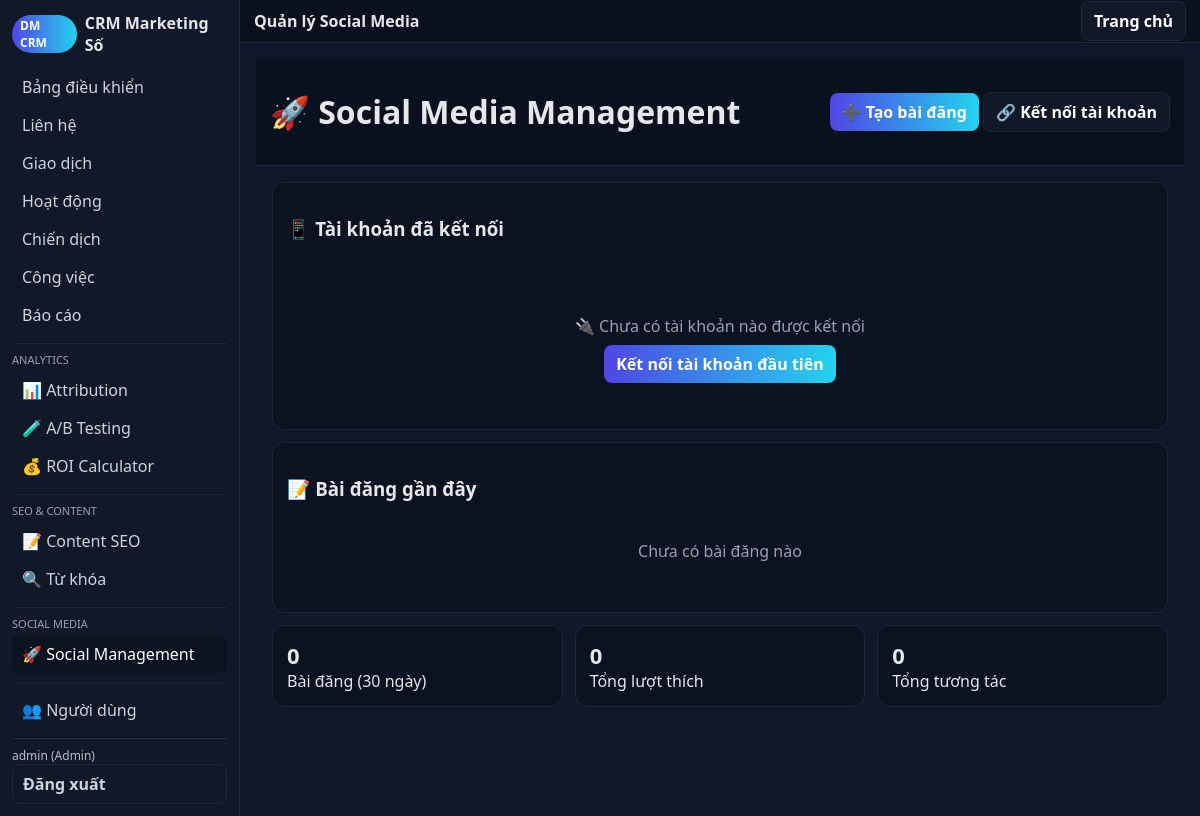
The page /src/index.php?action=social_media (signed in) on the database as committed earlier.
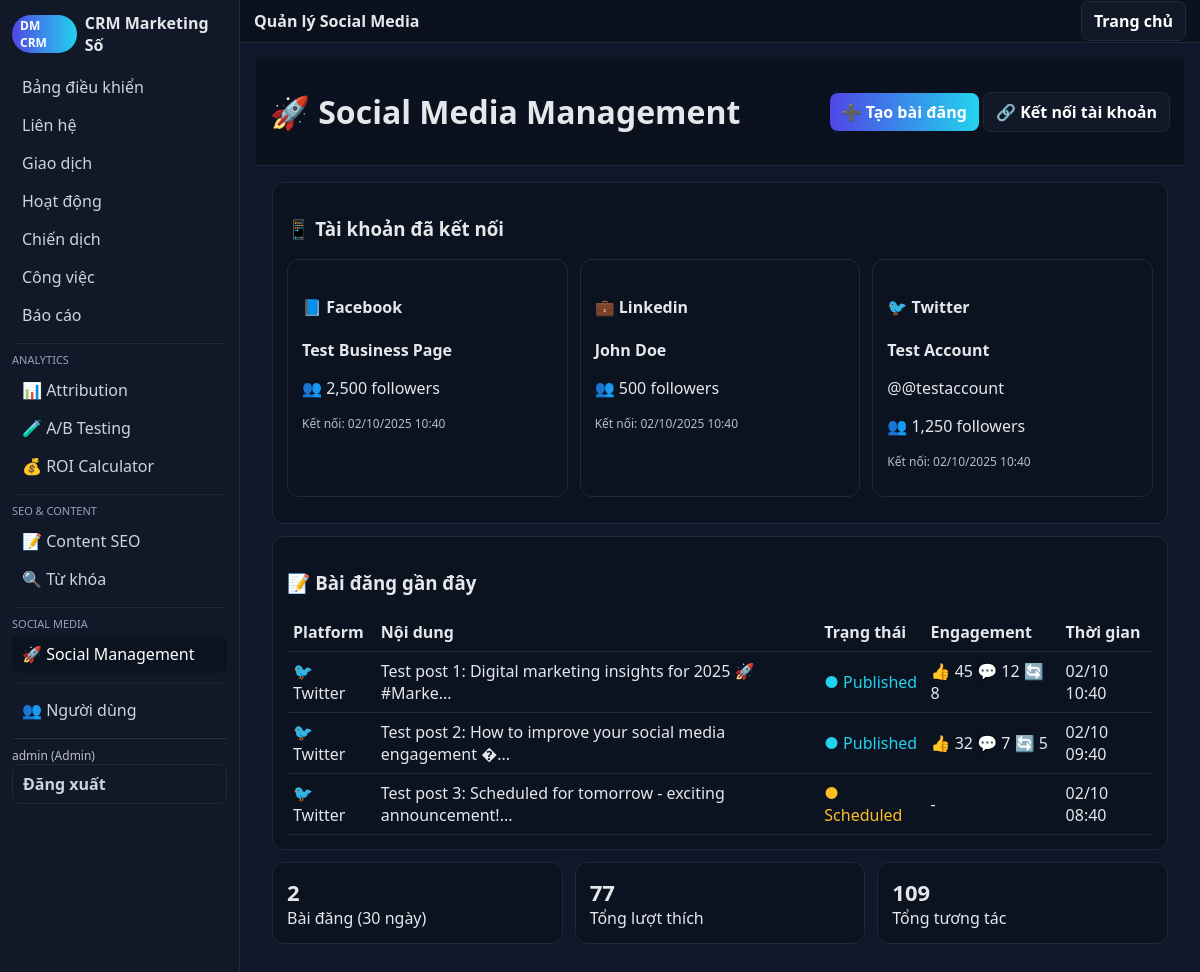
The same page on the database as committed later.
### tables this page shows
CREATE TABLE social_media_accounts (
            id INTEGER PRIMARY KEY AUTOINCREMENT,
            platform TEXT NOT NULL CHECK (platform IN ('facebook', 'instagram', 'twitter', 'linkedin', 'tiktok', 'youtube')),
            account_name TEXT NOT NULL,
            account_id TEXT NOT NULL,
            username TEXT,
            display_name TEXT,
            profile_url TEXT,
            access_token TEXT,
            refresh_token TEXT,
            token_expires_at DATETIME,
            account_status TEXT DEFAULT 'active' CHECK (account_status IN ('active', 'expired', 'suspended', 'disconnected')),
            followers_count INTEGER DEFAULT 0,
            following_count INTEGER DEFAULT 0,
            posts_count INTEGER DEFAULT 0,
            verification_status TEXT DEFAULT 'none' CHECK (verification_status IN ('none', 'verified', 'business')),
            account_meta TEXT,
            connected_at DATETIME DEFAULT CURRENT_TIMESTAMP,
            last_sync_at DATETIME,
            created_at DATETIME DEFAULT CURRENT_TIMESTAMP,
            updated_at DATETIME DEFAULT CURRENT_TIMESTAMP
        );

CREATE TABLE social_media_posts (
            id INTEGER PRIMARY KEY AUTOINCREMENT,
            account_id INTEGER NOT NULL,
            platform TEXT NOT NULL CHECK (platform IN ('facebook', 'instagram', 'twitter', 'linkedin', 'tiktok', 'youtube')),
            post_id TEXT,
            post_type TEXT DEFAULT 'text' CHECK (post_type IN ('text', 'image', 'video', 'carousel', 'story', 'reel', 'short')),
            content TEXT,
            media_urls TEXT,
            hashtags TEXT,
            mentions TEXT,
            scheduled_at DATETIME,
            published_at DATETIME,
            post_status TEXT DEFAULT 'draft' CHECK (post_status IN ('draft', 'scheduled', 'published', 'failed', 'deleted')),
            engagement_score REAL DEFAULT 0,
            likes_count INTEGER DEFAULT 0,
            comments_count INTEGER DEFAULT 0,
            shares_count INTEGER DEFAULT 0,
            views_count INTEGER DEFAULT 0,
            reach_count INTEGER DEFAULT 0,
            impressions_count INTEGER DEFAULT 0,
            click_count INTEGER DEFAULT 0,
            save_count INTEGER DEFAULT 0,
            ai_generated BOOLEAN DEFAULT FALSE,
            ai_provider TEXT,
            ai_prompt TEXT,
            campaign_id INTEGER,
            ab_test_id INTEGER,
            post_meta TEXT,
            error_message TEXT,
            created_at DATETIME DEFAULT CURRENT_TIMESTAMP,
            updated_at DATETIME DEFAULT CURRENT_TIMESTAMP
        );

### src/lib/db.php (called while the page is built, shortened)
<?php
function q($db,$sql,$params=[]){ $st=$db->prepare($sql); $st->execute($params); return $st; }
function h($s){ return htmlspecialchars($s ?? '', ENT_QUOTES, 'UTF-8'); }
?>

### src/views/social_media.php (the view, shortened to what the changed rows need)
<?php
function view_social_media($op) {
    global $db;
    try {
        $socialManager = new SocialMediaManager($db, null);
        $aiService = null;
    } catch (Exception $e) {
        $socialManager = new SocialMediaManager($db);
        $aiService = null;
    }
    layout_header('Quản lý Social Media');
    if ($op === '' || $op === 'dashboard') {
        renderSocialMediaDashboard($db, $socialManager);
    } elseif ($op === 'connect') {
        renderConnectAccountForm();
    } elseif ($op === 'create_post') {
        renderCreatePostForm($db, $aiService !== null);
    } elseif ($op === 'analytics') {
        renderAnalyticsDashboard($socialManager);
    } elseif ($op === 'posts') {
        renderPostsHistory($db);
    }
    layout_footer();
}
function renderSocialMediaDashboard($db, $socialManager) {
    echo '<div class="toolbar">';
    echo '<h1>🚀 Social Media Management</h1>';
    echo '<div>';
    echo '<a href="?action=social_media&op=create_post" class="btn">➕ Tạo bài đăng</a> ';
    echo '<a href="?action=social_media&op=connect" class="btn secondary">🔗 Kết nối tài khoản</a>';
    echo '</div>';
    echo '</div>';
    echo '<div class="container">';
    $accounts = q($db, "SELECT * FROM social_media_accounts WHERE account_status = 'active' ORDER BY platform, connected_at DESC")->fetchAll(PDO::FETCH_ASSOC);
    echo '<div class="card">';
    echo '<h3>📱 Tài khoản đã kết nối</h3>';
    if (empty($accounts)) {
        echo '<div style="text-align: center; padding: 40px; color: #94a3b8;">';
        echo '<p>🔌 Chưa có tài khoản nào được kết nối</p>';
        echo '<a href="?action=social_media&op=connect" class="btn">Kết nối tài khoản đầu tiên</a>';
        echo '</div>';
    } else {
        echo '<div class="grid cols-3">';
        foreach ($accounts as $account) {
            $platformIcon = [
                'facebook' => '📘',
                'twitter' => '🐦',
                'linkedin' => '💼',
                'instagram' => '📸',
                'tiktok' => '🎵'
            ];
            echo '<div class="card">';
            echo '<h4>' . ($platformIcon[$account['platform']] ?? '🌐') . ' ' . ucfirst($account['platform']) . '</h4>';
            echo '<p><strong>' . h($account['display_name'] ?: $account['account_name']) . '</strong></p>';
            if ($account['username']) echo '<p>@' . h($account['username']) . '</p>';
            echo '<p>👥 ' . number_format($account['followers_count']) . ' followers</p>';
            echo '<p class="hint">Kết nối: ' . date('d/m/Y H:i', strtotime($account['connected_at'])) . '</p>';
            echo '</div>';
        }
        echo '</div>';
    }
    echo '</div>';
    $recentPosts = q($db, "
        SELECT p.*, a.platform, a.display_name as account_name
        FROM social_media_posts p
        JOIN social_media_accounts a ON a.id = p.account_id
        ORDER BY p.created_at DESC LIMIT 10
    ")->fetchAll(PDO::FETCH_ASSOC);
    echo '<div class="card">';
    echo '<h3>📝 Bài đăng gần đây</h3>';
    if (empty($recentPosts)) {
        echo '<p style="text-align: center; color: #94a3b8; padding: 20px;">Chưa có bài đăng nào</p>';
    } else {
        echo '<div style="overflow-x: auto;">';
        echo '<table>';
        echo '<tr><th>Platform</th><th>Nội dung</th><th>Trạng thái</th><th>Engagement</th><th>Thời gian</th></tr>';
        foreach ($recentPosts as $post) {
            $platformIcon = [
                'facebook' => '📘',
                'twitter' => '🐦',
                'linkedin' => '💼'
            ];
            $statusColors = [
                'published' => '#22d3ee',
                'scheduled' => '#fbbf24',
                'draft' => '#94a3b8',
                'failed' => '#f87171'
            ];
            echo '<tr>';
            echo '<td>' . ($platformIcon[$post['platform']] ?? '🌐') . ' ' . ucfirst($post['platform']) . '</td>';
            echo '<td>' . h(substr($post['content'], 0, 60)) . (strlen($post['content']) > 60 ? '...' : '') . '</td>';
            echo '<td><span style="color: ' . ($statusColors[$post['post_status']] ?? '#94a3b8') . '">● ' . ucfirst($post['post_status']) . '</span></td>';
            echo '<td>';
            if ($post['post_status'] === 'published') {
                echo '👍 ' . number_format($post['likes_count']) . ' ';
                echo '💬 ' . number_format($post['comments_count']) . ' ';
                echo '🔄 ' . number_format($post['shares_count']);
            } else {
                echo '-';
            }
            echo '</td>';
            echo '<td>' . date('d/m H:i', strtotime($post['created_at'])) . '</td>';
            echo '</tr>';
        }
        echo '</table>';
        echo '</div>';
    }
    echo '</div>';
    $stats = q($db, "
        SELECT
            COUNT(*) as total_posts,
            SUM(p.likes_count) as total_likes,
            SUM(p.comments_count) as total_comments,
            SUM(p.shares_count) as total_shares,
            COUNT(DISTINCT p.account_id) as connected_accounts
        FROM social_media_posts p
        JOIN social_media_accounts a ON a.id = p.account_id
        WHERE p.post_status = 'published' AND p.created_at >= date('now', '-30 days')
    ")->fetch(PDO::FETCH_ASSOC);
    echo '<div class="grid cols-3">';
    echo '<div class="card">';
    echo '<div class="kpi">' . number_format($stats['total_posts'] ?? 0) . '</div>';
    echo '<div>Bài đăng (30 ngày)</div>';
    echo '</div>';
    echo '<div class="card">';
    echo '<div class="kpi">' . number_format($stats['total_likes'] ?? 0) . '</div>';
    echo '<div>Tổng lượt thích</div>';
    echo '</div>';
    echo '<div class="card">';
    echo '<div class="kpi">' . number_format(($stats['total_likes'] ?? 0) + ($stats['total_comments'] ?? 0) + ($stats['total_shares'] ?? 0)) . '</div>';
    echo '<div>Tổng tương tác</div>';
    echo '</div>';
    echo '</div>';
    echo '</div>';
}

### src/views/layout.php (shortened to what the changed rows need)
<?php
function layout_header($title='CRM'){
echo '<!doctype html><html><head><meta charset="utf-8"><meta name="viewport" content="width=device-width,initial-scale=1">';
echo '</head><body><div class="layout"><aside class="sidebar">';
echo '<div class="brand"><span class="pill">DM CRM</span> <span>CRM Marketing Số</span></div><div class="nav">';
$items=['dashboard'=>'Bảng điều khiển','contacts'=>'Liên hệ','deals'=>'Giao dịch','activities'=>'Hoạt động','campaigns'=>'Chiến dịch','tasks'=>'Công việc','reports'=>'Báo cáo'];
$current=$_GET['action']??'dashboard'; foreach($items as $k=>$v){ $cls=$current===$k?'active':''; echo '<a class="'.$cls.'" href="?action='.$k.'">'.$v.'</a>'; }
echo '<hr style="border-color:var(--muted);opacity:.2;margin:8px 0">';
echo '<div style="font-size:11px;color:#94a3b8;margin:4px 0">ANALYTICS</div>';
$analytics_items=['analytics'=>'📊 Attribution','ab_testing'=>'🧪 A/B Testing','roi_calculator'=>'💰 ROI Calculator'];
foreach($analytics_items as $k=>$v){ $cls=$current===$k?'active':''; echo '<a class="'.$cls.'" href="?action='.$k.'">'.$v.'</a>'; }
echo '<hr style="border-color:var(--muted);opacity:.2;margin:8px 0">';
echo '<div style="font-size:11px;color:#94a3b8;margin:4px 0">SEO & CONTENT</div>';
$seo_items=['content'=>'📝 Content SEO','keywords'=>'🔍 Từ khóa'];
foreach($seo_items as $k=>$v){ $cls=$current===$k?'active':''; echo '<a class="'.$cls.'" href="?action='.$k.'">'.$v.'</a>'; }
echo '<hr style="border-color:var(--muted);opacity:.2;margin:8px 0">';
echo '<div style="font-size:11px;color:#94a3b8;margin:4px 0">SOCIAL MEDIA</div>';
$social_items=['social_media'=>'🚀 Social Management'];
foreach($social_items as $k=>$v){ $cls=$current===$k?'active':''; echo '<a class="'.$cls.'" href="?action='.$k.'">'.$v.'</a>'; }
echo '<hr style="border-color:var(--muted);opacity:.2;margin:8px 0">';
$admin_items=['users'=>'👥 Người dùng'];
foreach($admin_items as $k=>$v){ $cls=$current===$k?'active':''; echo '<a class="'.$cls.'" href="?action='.$k.'">'.$v.'</a>'; }
echo '<hr style="border-color:var(--muted);opacity:.3">';
echo '<div class="hint">'.h($_SESSION['uname']??'').' ('.h($_SESSION['role']??'').')</div>';
echo '<a class="btn secondary" href="?action=logout">Đăng xuất</a>';
echo '</div></aside><main class="main"><div class="toolbar"><strong>'.h($title).'</strong><div><a class="btn secondary" href="?action=dashboard">Trang chủ</a></div></div><div class="container">';
}
function layout_footer(){ echo '</div></main></div></body></html>'; }
?>

Rows that differ between the two databases and show on the page:
added social_media_accounts: platform "📘", platform "Facebook", display_name "Test Business Page", followers_count "2,500", connected_at "02/10/2025 10:40"
added social_media_accounts: platform "💼", platform "Linkedin", display_name "John Doe", followers_count "500", connected_at "02/10/2025 10:40"
added social_media_accounts: platform "🐦", platform "Twitter", display_name "Test Account", username "@testaccount", followers_count "1,250", connected_at "02/10/2025 10:40"
added social_media_posts: social_media_accounts.platform "🐦", social_media_accounts.platform "Twitter", content "Test post 1: Digital marketing insights for 2025 🚀 #Marke", post_status "Published", likes_count "45", comments_count "12", shares_count "8", created_at "02/10 10:40"
added social_media_posts: social_media_accounts.platform "🐦", social_media_accounts.platform "Twitter", content "Test post 2: How to improve your social media engagement �", post_status "Published", likes_count "32", comments_count "7", shares_count "5", created_at "02/10 09:40"
added social_media_posts: social_media_accounts.platform "🐦", social_media_accounts.platform "Twitter", content "Test post 3: Scheduled for tomorrow - exciting announcement!", post_status "Scheduled", created_at "02/10 08:40"
Other text that changed with them:
$stats['total_posts']: "0" → "2"
$stats['total_likes']: "0" → "77"
text no longer shown: "0 🔌 Chưa có tài khoản nào được kết nối Kết nối tài khoản đầu tiên Chưa có bài đăng nào"
text now shown: "Platform Nội dung Trạng thái Engagement Thời gian 109"
